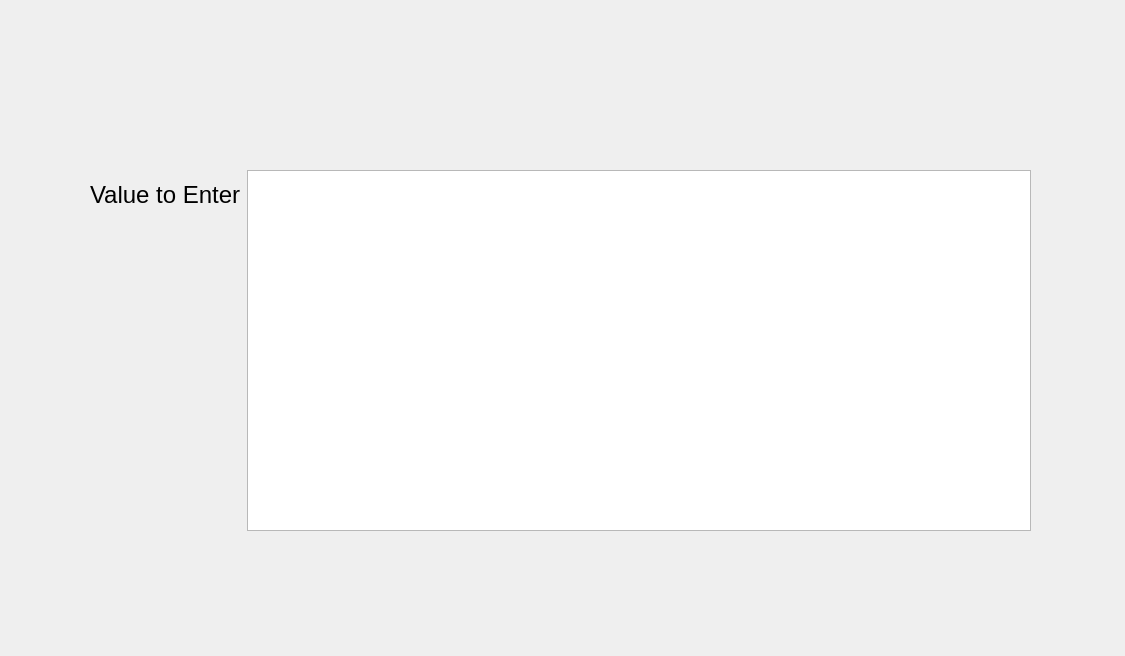
<?xml version="1.0" encoding="UTF-8"?>
<ui version="4.0">
 <class>Frame</class>
 <widget class="QFrame" name="Frame">
  <property name="geometry">
   <rect>
    <x>0</x>
    <y>0</y>
    <width>1125</width>
    <height>656</height>
   </rect>
  </property>
  <property name="windowTitle">
   <string>Frame</string>
  </property>
  <widget class="QWidget" name="">
   <property name="geometry">
    <rect>
     <x>90</x>
     <y>170</y>
     <width>941</width>
     <height>361</height>
    </rect>
   </property>
   <layout class="QFormLayout" name="formLayout">
    <item row="0" column="0">
     <widget class="QLabel" name="label">
      <property name="font">
       <font>
        <pointsize>18</pointsize>
       </font>
      </property>
      <property name="text">
       <string>Value to Enter</string>
      </property>
     </widget>
    </item>
    <item row="0" column="1">
     <widget class="QPlainTextEdit" name="plainTextEdit">
      <property name="plainText">
       <string/>
      </property>
     </widget>
    </item>
   </layout>
  </widget>
 </widget>
 <resources/>
 <connections/>
</ui>
